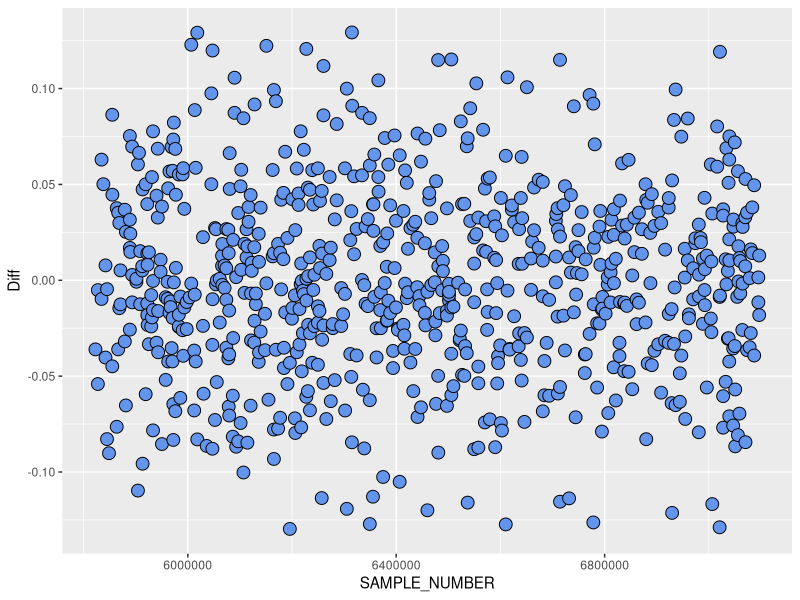

Here is the R script that generated this plot:
#### Clean Up environment -----------------------------
rm(list=ls())

#### Packages -----------------------------
library(readxl)
library(tidyverse)
library(here)


#### Functions -----------------------------
outliers <- function (x, b = FALSE) {
xx <- sapply(x, as.numeric)

#xx <- sort(xx)

remove_outliers <- function(x, na.rm = TRUE, ...) {
  qnt <- quantile(x, probs=c(.25, .75), na.rm = na.rm, ...)
  H <- 1.5 * IQR(x, na.rm = na.rm)
  y <- x
  y[x < (qnt[1] - H)] <- NA
  y[x > (qnt[2] + H)] <- NA
  y
}

yy <- remove_outliers(xx)
ww <- remove_outliers(yy)
zz <- remove_outliers(ww)

diff.out <- data.frame(xx, yy, ww, zz)

if(b == TRUE){
boxplot(diff.out)
}

return(zz)
}

#### Data Input -----------------------------
here()

srm_data <- read_csv("srmdata.csv")

#### Data Cleaning -----------------------------

srm_data2 <- srm_data[,c(1,9)]

srm_data3 <- srm_data2 %>%
        mutate(Diff = ENTRY - lag(ENTRY)) %>% 
        na.omit() %>% 
        mutate(Diff = outliers(Diff)) %>% 
        na.omit()


mean_diff <- mean(srm_data3$Diff)
sd_diff <- sd(srm_data3$Diff)

Actual_sd <- sd_diff/sqrt(2)
MU <- 2*Actual_sd

#### Visualising Data -----------------------------

srm_diff_plot <- ggplot(srm_data3, aes(x=SAMPLE_NUMBER, y = Diff)) +
        geom_point(size = 4, shape = 21, fill = "cornflowerblue")
srm_diff_plot
